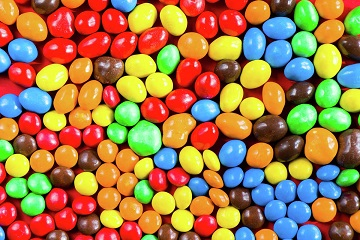
#> input picture L3/mm-mic.jpg, 360 x 240 px
$ jupyter execute --allow-errors AI-Lab3.ipynb
#> lines starting #> are read from the running program, lines starting #| are printed output that depends on the picture; after the words box and inside, x2 and y2 are one past the last pixel; in counts of white or black regions, pixels touching at a corner belong together; long printed decimals are rounded
# Segmentarea prin tehnici de clustering. Algoritmii K-means si FCM

## Introducere

Tehnicile de segmentare pe histograma prezentate pana acum se bazeaza implicit pe presupunerea ca nivelul de gri (valoarea pixelului) este o caracteristica suficient de discriminativa pentru separarea tipurilor de obiecte din imagine.

Dar daca acest lucru nu este valabil?

Atunci o solutie posibila este ca, pe langa nivelul de gri, sa mai introducem informatie suplimentara pentru fiecare pixel. Dar in acest caz fiecare pixel va fi caracterizat de mai multe numere, numite trasaturi.

Asadar pentru fiecare pixel vom avea un vector de trasaturi si dorim sa gasim grupurile de pixeli cu vectori de trasaturi similari.

## Algoritmi de clustering

Clustering inseamna gruparea punctelor similare si eventual reprezentarea lor printr-un singur punct numit centroid.

Punerea problemei: Avand un set de pixeli (sau generic date), fiecare dintre ei caracterizat de mai multe trasaturi, dorim gruparea acestora prin conditii de similaritate. Toti pixelii cu vectori de trasaturi ce au valori asemanatoare vor capata o aceeasi eticheta, formand un grup (un cluster). Suplimentar, pentru fiecare grup, este posibila determinarea unui reprezentant tipic care sa aproximeze pixelii din grupul respectiv.


## Algoritmul de clusterizare exclusiva K-means (C-means, ISODATA)

Daca consideram ca obiectivul clusterizarii este acela de a gasi centroizii care aproximeaza cel mai bine clasele de puncte atunci calitatea rezultatului (sau functia obiectiv) este data de suma distantelor de la fiecare punct la centroidul clasei in care a fost asignat de catre algoritmul de clusterizare. In mod evident aceasta suma vrem sa fie minima.

Daca avem un vector de date $x_i$, cu $ i=1..N $ si vrem sa il impartim in $K$ partitii (clase), atunci dupa clusterizare fiecare pixel va avea asignata o clasa din cele $K$ dorite. Vom nota cu $x^{(j)}_i$ faptul ca pixelul $i$ a fost asignat clasei $j$. Pentru fiecare clasa (grup) obtinut, avem un centroi notat cu $c_j$. Asadar functia obiectiv ce vrem sa fie minimizata este:

$ J = \sum^K_{j=1}{\sum^N_{i=1} { || x^{(j)}_i - c_j ||^2  }} $

unde $ || x^{(j)}_i - c_j ||^2 $ este distanta dintre punctul $i$ asignat clasei $j$ si centroidul acelei clasei, $c_j$.

Algoritmul la care se ajunge, este un algoritm iterativ, astfel:

Pasul 1: Se intializeaza centroizii, $c_j$ (sau se asigneaza aleator clasa fiecarui pixel).

Pasul 2: Se calculeaza distantele de la fiecare punct la fiecare centroid si se alege clasa centroidului ce a dat distanta minima.

Pasul 3: Se recalculeaza centroizii ca fiind media punctelor asignate fiecarei clase.

Pasul 4: Se repeta pasii 2 si 3 pana cand se ajunge la convergenta.

### Modul de functionare al K-means - implementarea sklearn

In Python o implementare mai completa a algoritmului K-means o gasim in biblioteca sklearn. Pe aceasta o vom folosi in continuare.

n_clusters=3 # in cate clase imparte datele

random_state = None # initializeaza aleator (daca se doreste initializarea identica la 2 rulari se va folosi un integer)

n_init = 1 # de cate ori repeta algoritmul (atentie nu este numarul de iteratii, ci de cate ori ruleaza intreg algoritmul). Algoritmul se poate opri in minime locale ale functie cost. De aceea se recomanda mai multe rulari si alegerea acelei rulari care a dat functia cost minima la convergenta.

vizualizare pas cu pas pentru 3 clase si vectori cu 2 trasaturi

Rulati de mai multe ori algoritmul de mai jos. Observati etichete punctelor la fiecare rulare. Se pastreaza aceleasi etichete la doua rulari consecutive? Se pastreaza aceleasi clustere la 2 rulari consecutive?

[cell 1]
import numpy as np
import matplotlib.pyplot as plt
from sklearn import cluster,datasets
from skimage import io,color,measure
import matplotlib as mpl

plt.close('all')

######################## 1) Modul de functionare al K-means - implementarea sklearn ############
# verificare pe niste date 2D oarecare generate aleator
X1 = np.random.rand( 20 , 2 ) * 4 + 1    # 3 clase -> X1,X2,X3
X2 = np.random.rand( 20 , 2 ) * 4 + 5
X3 = np.random.rand( 20 , 2 ) * 4 + 3
# np.random.rand(m, n) -> generează un array m x n cu valori aleatoare uniform distribuite între 0 și 1.
# * 4 + 1:  -> Multiplicarea cu 4 extinde intervalul valorilor de la [0, 1] la [0, 4].
#           -> Adăugarea de 1 deplasează acest interval la [1, 5].
#           -> X1 conține puncte aleatoare în intervalul [1, 5] pentru ambele coordonate.

data = np.concatenate( (X1,X2,X3), axis = 0)
print(np.shape(data))

plt.figure(), plt.plot(data[:,0], data[:,1],'*'), plt.show()
# Plotează toate punctele din data.
# data[:, 0] selectează prima coloană (coordonatele x).
# data[:, 1] selectează a doua coloană (coordonatele y).
# Simbolul '*' specifică că punctele vor fi reprezentate prin stele.

kmeans = cluster.KMeans(n_clusters=3, random_state = None, n_init = 1).fit(data)
print(kmeans.labels_)
print(kmeans.cluster_centers_)
print(kmeans.inertia_)

dims = np.shape(data)

plt.figure()
for i in range(dims[0]):
    if(kmeans.labels_[i]==0):
        plt.plot(data[i,0],data[i,1],'r*')
    elif(kmeans.labels_[i]==1):
        plt.plot(data[i,0],data[i,1],'g*')
    else:
        plt.plot(data[i,0],data[i,1],'b*')
plt.plot(kmeans.cluster_centers_[:,0],kmeans.cluster_centers_[:,1],'ok'),plt.legend(),plt.show()

### Modul de functionare al K-means - segmentarea imaginilor color
In cazul imaginilor True Color, fiecare pixel este caracterizat de un vector de 3 numere - cantitatile de rosu, verde si albastru ale culorii pixelului. Cele trei componente de culoare pot fi considerate vector de trasaturi pentru pixelul respectiv.

Asadar in cele ce urmeaza vom face o segmentare a pixelilor cu ajutorul algoritmului K-means considerand ca vectori de trasaturi chiar informatiile de culoare ale acestora.

### Imagini disponibile
peppers-mic.png, cuburi-mic.jpg, boabe-piper-mic.jpg, mm-mic.jpg

[cell 2]
# citim o imagine color
#img=io.imread('dipum.jpg')
#img=io.imread('cuburi-mic.jpg')
img=io.imread('mm-mic.jpg')
#> img is the input picture: shape (240, 360, 3); mean R, G, B 162.2, 122, 73.8

#plotezi img
plt.figure(),plt.imshow(img),plt.show()

#dim imaginii
dims = np.shape(img)
#> dims = (240, 360, 3)
print(dims)
#| (240, 360, 3)

# luam separat planurile de culoare
R = img[:,:,0]
G = img[:,:,1]
B = img[:,:,2]
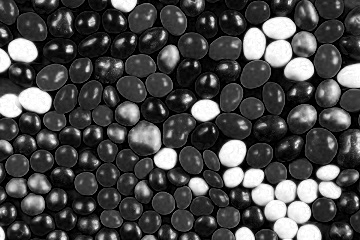
#> B: shape (240, 360); min 0, max 255, mean 73.8


# le vectorizam
r=np.ndarray.flatten(R[:])
g=np.ndarray.flatten(G[:])
b=np.ndarray.flatten(B[:])

print(np.shape(r))
#| (86400,)

# ne formam setul de date
data = np.transpose(np.array([r,g,b]))
print(np.shape(data))
#| (86400, 3)

#nr de clase K
K = 8
kmeans = cluster.KMeans(n_clusters=K, random_state=0).fit(data)
etichete = kmeans.labels_
centroizi = kmeans.cluster_centers_
#> centroizi = [[46.79, 15.12, 10.21], [234.2, 189.8, 55.95], [83.32, 160.7, 235.8], [236.7, 42.41, 32.02], [87.61, 231.2, 67.93], [235.2, 177.6, 160.3], [155.1, 247.1, 190.3], [123.5, 60.25, 34.11]]

print(centroizi)
#| [[ 46.790  15.116  10.212]
#|  [234.248 189.777  55.946]
#|  [ 83.317 160.685 235.821]
#|  [236.747  42.407  32.021 ]
#|  [ 87.612 231.152  67.929]
#|  [235.249 177.594 160.257 ]
#|  [155.051 247.073 190.293]
#|  [123.509  60.249  34.112]]
print(etichete)
#> (printed output is left out)

harta=np.array(centroizi/255)
#> harta = [[0.183, 0.0593, 0.04], [0.919, 0.744, 0.219], [0.327, 0.63, 0.925], [0.928, 0.166, 0.126], [0.344, 0.906, 0.266], [0.923, 0.696, 0.628], [0.608, 0.969, 0.746], [0.484, 0.236, 0.134]]
harta=mpl.colors.ListedColormap(harta)

plt.figure(), plt.imshow(img), plt.show()
plt.figure(), plt.imshow(np.reshape(etichete, (dims[0],dims[1])), cmap=harta,interpolation='none'), plt.colorbar(), plt.show()
# -> iti arata cum au fost impartite clasele

print(np.shape(etichete))
#| (86400,)

for i in range(K):
    plt.figure(),plt.imshow(np.uint8(np.reshape(etichete, (dims[0],dims[1]))==i),cmap="gray",interpolation='none'),plt.colorbar(),plt.show()
# -> sunt plotate img pt fiecare clasa

## Augmentarea nivelului de gri cu caracteristici de vecinatate

Dar daca este vorba de imagini cu niveluri de gri, asa cum am lucrat pana acum? Ce informatii am putea aduce in plus fiecarui pixel?

[cell 3]
# -> este vorba de imagini cu niveluri de gri - aducem informatii in plus

# imi generez o imagine simpla pe care sa lucrez
Y = 100*np.ones([200,200])   # -> luminanta=100
#> Y: shape (200, 200) float64; every value is 100
Y[:, 50:200] = 180
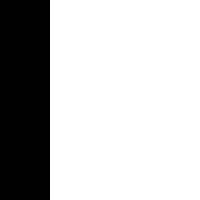
#> Y: shape (200, 200) float64; values 100 (black) and 180 (white), 75% white; 1 black region, box (x1, y1, x2, y2) and area: (0, 0, 50, 200) 10000
L = 256

plt.figure(),plt.imshow(Y,cmap="gray"),plt.show()

# adaug zgomot imaginii ideale de luminanta
dims = np.shape(Y)
#> dims = (200, 200)
Lines = dims[0]
#> Lines = 200
Columns = dims[1]
#> Columns = 200

N=np.random.normal(0,40,[Lines,Columns])
Yzg = Y+N

#normalizarea pixelilor
# -> Aceasta este o formă de clipping pentru a preveni
#    valorile de intensitate să fie în afara intervalului permis
#    pentru imagini grayscale.
for i in range(0,Lines):
    for j in range(0, Columns):
        if (Yzg[i,j]>L-1):
            Yzg[i,j]=L-1
        else:
            if (Yzg[i,j]<0):
                Yzg[i,j]=0
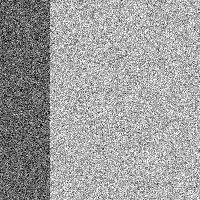
#> Yzg: shape (200, 200) float64; min 0, max 255, mean 159.5

# Yzg este imaginea pe care vreau sa o segmentez
Yzg = np.uint8(Yzg)

# imi calculez imaginea filtrata cu filtre de medie aritmetica centrate de dimensiune 3x3 si respectiv 5x5
from scipy import signal
Ymed = signal.convolve2d(Yzg,np.ones([3,3])/9,boundary='symm', mode='same')
Ymedmed = signal.convolve2d(Yzg,np.ones([5,5])/25,boundary='symm', mode='same')

plt.figure(), plt.imshow(Yzg, cmap = "gray", interpolation='none'), plt.colorbar(), plt.show()
plt.figure(), plt.imshow(Ymed, cmap = "gray", interpolation='none'), plt.colorbar(), plt.show()
plt.figure(), plt.imshow(Ymedmed, cmap = "gray", interpolation='none'), plt.colorbar(), plt.show()


# Pentru un pixel avem acum:
# (1) nivelul de gri initial,
# (2) nivelul de gri din imaginea filtrata cu medie aritmetica pe fereastra 3x3
# (3) nivelul de gri din imaginea filtrata cu medie aritmetica pe fereastra 5x5
r = np.ndarray.flatten(Yzg[:])
g = np.ndarray.flatten(Ymed[:])
b = np.ndarray.flatten(Ymedmed[:])

[cell 4]
# putem vizualiza norii de puncte 2D
plt.figure(),plt.plot(r,g,'+'),plt.show()
plt.figure(),plt.plot(r,b,'+'),plt.show()
plt.figure(),plt.plot(g,b,'+'),plt.show()

# sau direct norii de puncte 3D
fig=plt.figure()
ax = fig.add_subplot(projection='3d')
ax.scatter(r, g, b, marker='+')
plt.show()
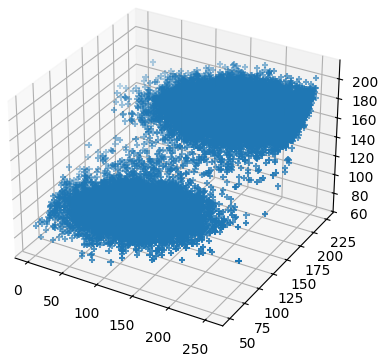
#> figure drawn by matplotlib, 1 panel

[cell 5]
##### aplicam KMeans pe 2D si pe 3D

# pentru R si G
data = np.transpose(np.array([r,g]))
#> data = 40000 pairs, first value 0 to 255, second value 50.89 to 225
#print(np.shape(data))

kmeans = cluster.KMeans(n_clusters = 2, random_state = 0).fit(data)
labels = kmeans.labels_
kmeans.cluster_centers_

plt.figure(),plt.imshow(np.reshape(labels, (200,200)),cmap="gray",interpolation='none'),plt.colorbar(),plt.show()


# pentru R si B
data = np.transpose(np.array([r,b]))
#> data = 40000 pairs, first value 0 to 255, second value 69 to 208.9
#print(np.shape(data))

K = 2
kmeans = cluster.KMeans(n_clusters = K, random_state = 0).fit(data)
labels = kmeans.labels_
kmeans.cluster_centers_

plt.figure(),plt.imshow(np.reshape(labels, (200,200)),cmap="gray",interpolation='none'),plt.colorbar(),plt.show()


# pentru R G si B
data = np.transpose(np.array([r,g,b]))
#print(np.shape(data))

kmeans = cluster.KMeans(n_clusters = 2, random_state = 0).fit(data)
labels = kmeans.labels_
kmeans.cluster_centers_

plt.figure(),plt.imshow(np.reshape(labels, (200,200)),cmap="gray",interpolation='none'),plt.colorbar(),plt.show()

[cell 6]
for i in range(K):
    plt.figure(),plt.imshow(np.reshape(labels, (200,200))==i,cmap="gray",interpolation='none'),plt.colorbar(),plt.show()
#> this loop made 2 passes
#> pass 1, `plt.figure(),plt.imshow(np.reshape(labels, (200,200))==i,cmap="gray",i..`:
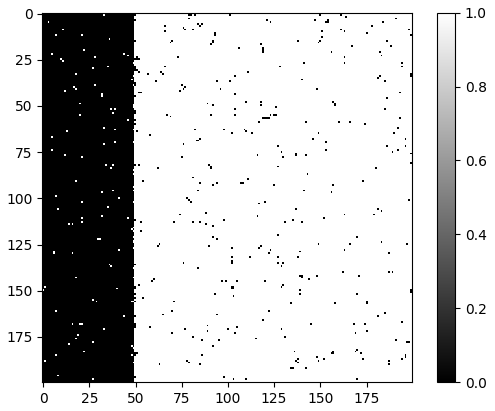
#> figure drawn by matplotlib, 2 panels

TO DO (5 minute): incercati algoritmul K-Means pentru diverse imagini color. Variati numarul de clase.

## Algoritmul de clusterizare Fuzzy C-means (Fuzzy K-means, Fuzzy-ISODATA)

Metoda K-means considera ca un pixel apartinei unei singure clase si numai uneia. Ce se intampla insa daca consideram ca fiecarui pixel i se asociaza un grad de apartenenta la fiecare clasa? Cum se schimba algoritmul anterior?

Daca notam gradul de apartenenta al pixelului $x_i$ la clasa $j$ cu $\mu_{i,j}$ atunci:

$ \mu_{i,j} \in [0,1]$
si
$ \sum^K_{j=1} {\mu_{i,j} = 1}$

Functia obiectiv ce vrem sa fie minimizata este:

$ J = \sum^K_{j=1}{\sum^N_{i=1} {\mu_{i,j} * || x^{(j)}_i - c_j ||^2  }} $

unde $ || x^{(j)}_i - c_j ||^2 $ este distanta dintre punctul $i$ asignat clasei $j$ si centroidul acelei clasei, $c_j$.

Algoritmul la care se ajunge, este un algoritm iterativ, astfel:

Pasul 1: Se intializeaza centroizii, $c_j$ (sau gradele de apartenenta).

Pasul 2: Se calculeaza distantele de la fiecare punct la fiecare centroid si se alege gradul de apartenenta invers proportional cu distanta.

Pasul 3: Se recalculeaza centroizii ca fiind media aritmetica a punctelor asignate fiecarei clase ponderata cu gradele de apartenenta.

Pasul 4: Se repeta pasii 2 si 3 pana cand se ajunge la convergenta.

Si in scikit-fuzzy exista implementat deja algoritmul FCM. (evident pentru a-l putea folosi trebuie sa aveti instalat scikit-fuzzy -> pip install scikit-fuzzy )

\textbf{Atentie: datele trebuie sa fie sub forma [numar de puncte, numar de trasaturi] (asadar transpuse fata de ceea ce cerea implementarea KMeans)}

[cell 7]
import skfuzzy as fuzz

#plt.close('all')

X1 = np.random.rand( 20 , 2 ) * 3 + 1
#> X1 = 20 rows, first 8: [1.6, 1.47], [3.03, 1.88], [3.78, 3.49], [2.52, 3.13], [3.66, 1.93], [1.26, 1.98], [1.53, 2.9], [3.91, 3.98]
X2 = np.random.rand( 20 , 2 ) * 3 + 5
#> X2 = 20 rows, first 8: [5.07, 6.03], [6.2, 5.52], [7.78, 6.44], [7.88, 5.23], [7.29, 6.94], [7.45, 7.99], [6.28, 7.4], [7.46, 5.11]
X3 = np.random.rand( 20 , 2 ) * 3 + 3
#> X3 = 20 rows, first 8: [3.39, 4.42], [3.77, 4.96], [3.76, 5.91], [4.22, 4.3], [3.23, 3.91], [5.96, 5.2], [4.89, 3.91], [3.67, 4.87]
data = np.concatenate( (X1,X2,X3), axis = 0)
#> data = 60 pairs, first value 1.14 to 7.88, second value 1.01 to 7.99
print(np.shape(data))
#| (60, 2)

plt.figure(), plt.plot(data[:,0],data[:,1],'*'), plt.show()


#> (the rest of this cell did not finish here and is left out)

#> (a cell that did not finish here is left out)

Pentru segmentare, gradele de apartenenta trebuie defuzificate - transformate in valori binare. Aceasta se face de obicei prin defuzificarea pe baza maximului gradului de apartenenta:

[cell 9]
dims = np.shape(data)
#> dims = (60, 2)

plt.figure()
#> (the rest of this cell did not finish here and is left out)

### Modul de functionare al FCM - segmentarea imaginilor color

### Imagini disponibile
peppers-mic.png, cuburi-mic.jpg, boabe-piper-mic.jpg, mm-mic.jpg

[cell 10]
import numpy as np
from skimage import io, measure
import matplotlib.pyplot as plt
import skfuzzy as fuzz

img = io.imread('peppers-mic.png')
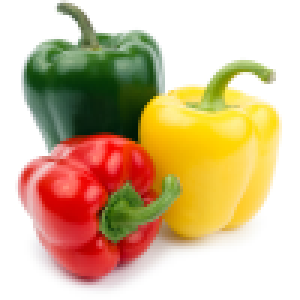
#> input picture L3/peppers-mic.png, 100 x 100 px (shown 3 times larger)
#> img is the input picture: shape (100, 100, 3); mean R, G, B 212, 187.2, 150.7
plt.figure(), plt.imshow(img), plt.show()
dims = np.shape(img)
#> dims = (100, 100, 3)
print(dims)
#| (100, 100, 3)
H = dims[0]
#> H = 100
W = dims[1]
#> W = 100

R = img[:,:,0]
#> R: shape (100, 100)
G = img[:,:,1]
#> G: shape (100, 100)
B = img[:,:,2]
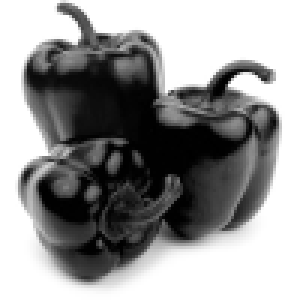
#> B: shape (100, 100) (shown 3 times larger); min 0, max 255, mean 150.7
r = np.ndarray.flatten(R[:])
#> r = 10000 values, max 255 at index 0, min 2 at index 4244, mean 212
g = np.ndarray.flatten(G[:])
#> g = 10000 values, max 255 at index 0, min 0 at index 5631, mean 187.2
b = np.ndarray.flatten(B[:])
#> b = 10000 values, max 255 at index 0, min 0 at index 3850, mean 150.7
data = np.transpose(np.array([r,g,b]))
print(np.shape(data))
#| (10000, 3)

K = 5

#> (the rest of this cell did not finish here and is left out)

#> (a cell that did not finish here is left out)

### Rularea algoritmului FCM cu initializare pe prototipuri

#> (a cell that did not finish here is left out)

# Etichetarea imaginilor binare

Imaginile binare sunt definite de doar doua valori posibile pe care le pot lua punctele acestora: 0 si 1. In mod conventional se considera ca valoarea 1 corespunde punctelor-obiect (puncte de interes) din imagine, in timp ce valoarea 0 defineste punctele fundalului (sau fondului imaginii). Etichetarea imaginilor binare are ca obiectiv identificarea si separarea obiectelor individuale din imagine, deci marcarea tuturor punctelor ce apartin unui anumit obiect cu o eticheta unica, diferita de etichetele celorlalte obiecte prezente. Fiecare obiect individual este o componenta conexa distincta.

Esenta algoritmilor de etichetare (segmentare in suportul imaginii) este identificarea pixelilor ce formeaza un acelasi obiect prin detectia adiacentelor dintre acestia si asocierea unei etichete unice tuturor punctelor aceluiasi obiect. Adiacenta (vecinatatea) este deci conceptul fundamental pe baza caruia sunt identificate obiectele. Adiacenta este determinata de tipul de conexitate adoptat; in cazul imaginilor esantionate pe o retea patrata sunt uzuale modelele de conexitate de tip  𝑉4 sau de tip  𝑉8. Pentru o conexitate de tip  𝑉4 fiecare pixel al imaginii are patru vecini (ce formeaza ceea ce se numeste vecinatatea imediata a punctului). Vecinatatea imediata a punctului de coordonate  (𝑙,𝑐)
  este multimea  𝑉4(𝑙,𝑐)={(𝑙−1,𝑐),(𝑙+1,𝑐),(𝑙,𝑐−1),(𝑙,𝑐+1)}. Pentru o conexitate de tip  𝑉8 fiecare pixel al imaginii are opt vecini (ce formeaza ceea ce se numeste vecinatatea extinsa a punctului). Vecinatatea extinsa a punctului de coordonate  (𝑙,𝑐) este multimea  𝑉8(𝑙,𝑐)=𝑉4(𝑙,𝑐)⋃{(𝑙−1,𝑐−1),(𝑙+1,𝑐−1),(𝑙−1,𝑐+1),(𝑙+1,𝑐+1)}


Un drum intre doua puncte ale imaginii este o secventa ordonata de puncte ale imaginii, vecine doua cate doua (relativ la un anumit tip de conexitate,  𝑉4 sau  𝑉8), care are drept capete punctele considerate. Un obiect este o componenta conexa, iar pentru o componenta conexa, intre orice doua puncte ce ii apartin exista cel putin un drum inclus in componenta respectiva.

Fiecare componenta conexa din imaginea binara are dupa etichetare pentru toti pixelii o aceeasi valoare. Atentie la vizualizarea imaginii etichetate la folosirea tabelei de culoare si la afisarea imaginii fara interpolare. Verificarea numarului de componente va arata ca fundalul RAMANE cu eticheta 0 (ca si valorile sale initiale), iar etichetele obiectelor sunt de la 1 la numarul maxim de etichete returnat de functia de etichetare, fara etichete neutilizate. Putem folosi histograma imaginii etichetate pentru a vedea numarul de pixeli pe fiecare eticheta (deci in fiecare obiect).

### Ce vom coda
incarcare imagine de test, thresholding pentru binarizare, utilizarea functiei label din modulul skimage.measure

[cell 13]
#img=io.imread('biscuiti.jpg')
Y=io.imread('test-obiecte.bmp')
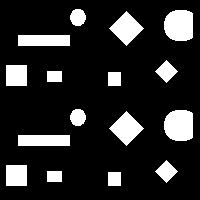
#> input picture L3/test-obiecte.bmp, 200 x 200 px
#> Y: shape (200, 200); 16.2% white; 16 white regions, largest, box (x1, y1, x2, y2) and area: (164, 10, 193, 41) 791, (164, 110, 193, 141) 791, (109, 11, 144, 46) 613
dims=np.shape(Y)
#> dims = (200, 200)
print(dims)
#| (200, 200)

H=dims[0]
W=dims[1]
plt.figure(),plt.imshow(Y,cmap="gray"),plt.colorbar(),plt.show()

h=np.histogram(Y,bins=256,range=(0,256),density=True)
plt.figure(),plt.plot(h[0]),plt.show()
#> figure, not shown here; curve peaks at x = 0, y = 0.838

# binarizare img
BW=np.uint8(Y>100)
#> BW: shape (200, 200); values 0 (black) and 1 (white), 16.2% white; 16 white regions
plt.figure(),plt.imshow(BW,cmap="gray"),plt.colorbar(),plt.show()

[LabelImage, nums]=measure.label(BW,return_num='True')
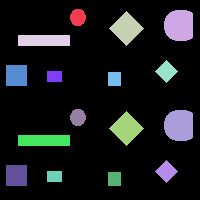
#> LabelImage: shape (200, 200) int64; 17 distinct labels, from 0 to 16; one colour per label, 0 black
#> nums = 16
print(nums)
#| 16
plt.figure(figsize=(10,20)),plt.imshow(LabelImage,cmap="jet"),plt.colorbar(),plt.show()
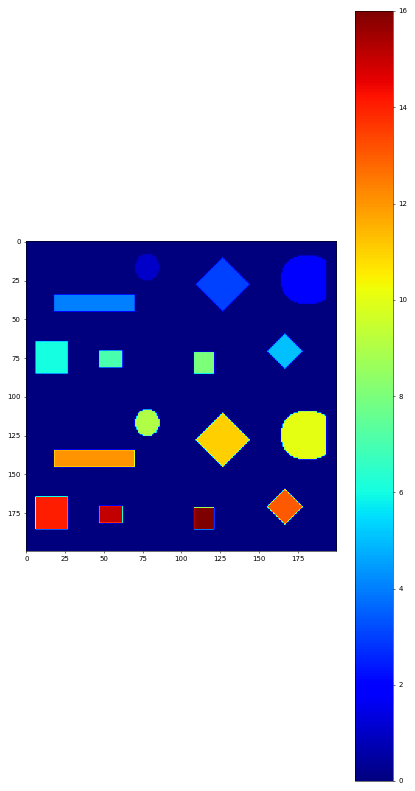
#> figure drawn by matplotlib, 2 panels
plt.figure(figsize=(10,20)),plt.imshow(LabelImage,cmap="jet",interpolation='none'),plt.colorbar(),plt.show()

# [17 lines of commented-out code are left out]

ALLPROPS=measure.regionprops(LabelImage)
#> ALLPROPS = 16 regions; largest, box (x1, y1, x2, y2) and area: (164, 10, 193, 41) 791, (164, 110, 193, 141) 791, (109, 11, 144, 46) 613, (109, 111, 144, 146) 613, (18, 35, 70, 46) 572
#indexul obiectelor din imagine pentru structura de proprietati este  ETICHETA-1
dummy=ALLPROPS[14]
print(dummy.centroid)
#| (176.0, 54.0)
print(dummy.area)
#| 165.0
print(dummy.orientation)
#| 1.571
print(dummy.perimeter)
#| 48.0
print(dummy.moments_hu)
#| [0.1737 0.002759  0.         0.         0.         0.
#|  0.        ]

arie=np.zeros((nums,1))
#> arie = [0, 0, 0, 0, 0, 0, 0, 0, 0, 0, 0, 0, 0, 0, 0, 0]
for i in range(nums):
    arie[i]=ALLPROPS[i].area
#> after the loop, arie = [215, 791, 613, 572, 265, 441, 165, 182, 215, 791, 613, 572, 265, 441, 165, 182]


h,w=np.shape(LabelImage)
new_img=np.zeros([h,w])
#> new_img: shape (200, 200) float64; every value is 0

dims = np.shape(Y)

K = 8
kmeans = cluster.KMeans(n_clusters=K, random_state=0).fit(data)
etichete = kmeans.labels_
#> etichete = 10000 values, max 7 at index 3062, min 0 at index 2960, mean 2.77
centroizi = kmeans.cluster_centers_
#> centroizi = [[251.7, 222.9, 99.88], [28.5, 62.4, 19.66], [253.4, 252.9, 252.2], [214.5, 41.98, 36.11], [104, 134.1, 85.38], [169, 144.3, 25.83], [209, 164.9, 148.9], [244.6, 195.9, 19.28]]

print(centroizi)
#| [[251.691 222.908  99.880]
#|  [ 28.502  62.405  19.665]
#|  [253.414 252.909 252.170]
#|  [214.547   41.978  36.105]
#|  [103.993  134.121  85.378]
#|  [168.977 144.290  25.828 ]
#|  [208.980 164.860 148.922 ]
#|  [244.618 195.926  19.283]]
print(etichete)
#> (printed output is left out)

# [10 lines of commented-out code are left out]

for i in range (nums):
    new_img[LabelImage==i+1]=etichete[i]+1


plt.figure(), plt.imshow(new_img), plt.show()
